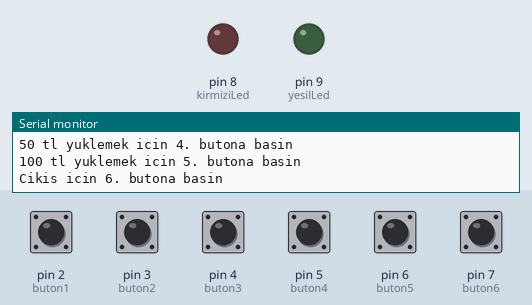
Recording of a sketch running on a simulated Arduino Uno, built with avr-gcc and run on an emulated ATmega328P. On the bench: output pins drawn as LEDs (lit = HIGH), the last lines printed to the serial monitor. The test bench sets the inputs (shaded band); at power-on: pin 2 (buton1), pin 3 (buton2), pin 4 (buton3), pin 5 (buton4), pin 6 (buton5), pin 7 (buton6) LOW.

Above: at 1.2 s.
1.3 s: pin 7 (buton6) pulled HIGH for 1 s
At 2.3 s:
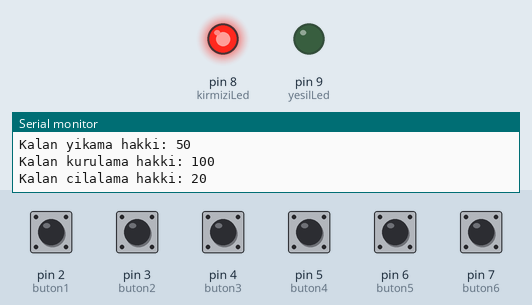
5.1 s: pin 2 (buton1) pulled HIGH for 0.15 s
6.7 s: pin 7 (buton6) pulled HIGH for 1 s
At 9.8 s:
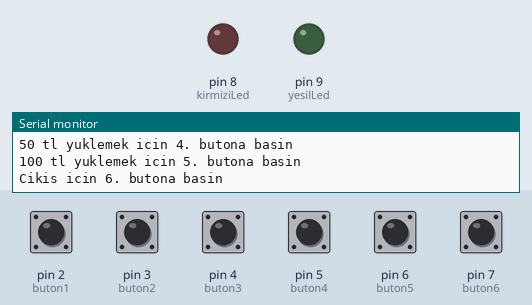
10.5 s: pin 2 (buton1) driven HIGH and pin 7 (buton6) driven HIGH
At 11.8 s:
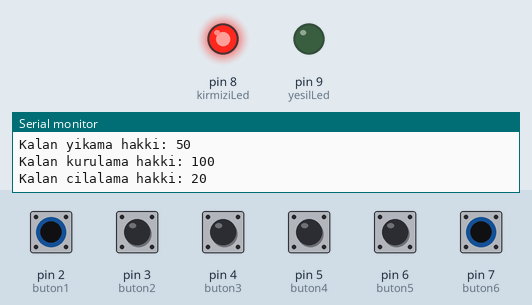
13.5 s: pin 2 (buton1) driven LOW
At 15.4 s:
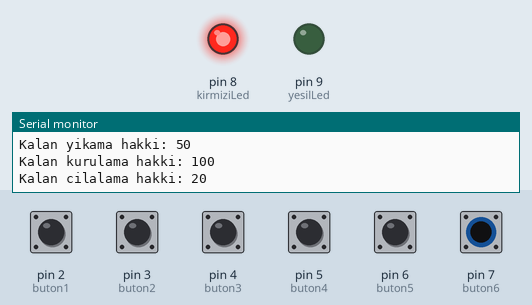
16.5 s: pin 3 (buton2) pulled HIGH for 1 s
Timing chart, 0 to 21.5 s (numbered marks = the images above; inputs shaded):
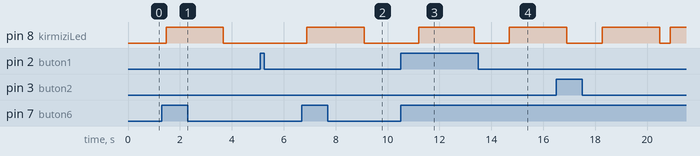

The sketch:

PRO_LAB_2_2.ino
```cpp
int buton1 = 2;
int buton2 = 3;
int buton3 = 4;
int buton4 = 5;
int buton5 = 6;
int buton6 = 7;
int kirmiziLed = 8;
int yesilLed = 9;
int sayi,toplam=0,cikis=1,p,girilenPara=0,harcananPara=0;
int loopIsaret = 0;
int randomSayi;
int i1,i2,i3,i4;

struct Banknot{
    int banknotTip;
    int banknotSayi;
} kasa[5] = { {5,0},{10,0},{20,0},{50,0},{100,0}};

struct Hizmet{
    int hizmetID;
    char hizmetAdi[15];
    int hizmetHak;
    int hizmetFiyat;
} islem[4] = {{1,"kopukleme",30,15},{2,"yikama",50,10},
    {3,"kurulama",100,5},{4,"cilalama",20,50}};

struct Banknot banknot[5] ={{5,0},{10,0},{20,0},{50,0},{100,0}};
struct Banknot ust[5]={{5,0},{10,0},{20,0},{50,0},{100,0}};
struct Hizmet hizmet[4]={{1,"kopukleme",0,15},{2,"yikama",0,10},{3,"kurulama",0,5},{4,"cilalama",0,50}};

void setup()
{
  Serial.begin(9600);
  pinMode(buton1, INPUT);
  pinMode(buton2, INPUT);
  pinMode(buton3, INPUT);
  pinMode(buton4, INPUT);
  pinMode(buton5, INPUT);
  pinMode(buton6, INPUT);
  pinMode(kirmiziLed, OUTPUT);
  pinMode(yesilLed, OUTPUT);
}

void loop()
{
  girilenPara=0; harcananPara=0; toplam = 0;
  if(loopIsaret % 2 == 0){
    Serial.println("5 tl yuklemek icin 1. butona basin");
    Serial.println("10 tl yuklemek icin 2. butona basin");
    Serial.println("20 tl yuklemek icin 3. butona basin");
    Serial.println("50 tl yuklemek icin 4. butona basin");
    Serial.println("100 tl yuklemek icin 5. butona basin");
    Serial.println("Cikis icin 6. butona basin\n");
    loopIsaret++;
  }
  cikis=1;
  if(girilenPara == 0){
  while(cikis){
      if(digitalRead(buton1) == HIGH){
        banknot[0].banknotSayi += 1;
        kasa[0].banknotSayi += 1;
        Serial.println("5 tl yuklediniz");
        delay(1000);
    }
      if(digitalRead(buton2) == HIGH){
       banknot[1].banknotSayi += 1;
       kasa[1].banknotSayi += 1;
       Serial.println("10 tl yuklediniz");
       delay(1000);
      }
     if(digitalRead(buton3) == HIGH){
        banknot[2].banknotSayi += 1;
        kasa[2].banknotSayi += 1;
        Serial.println("20 tl yuklediniz");
        delay(1000);
      }
      if(digitalRead(buton4) == HIGH){
        banknot[3].banknotSayi += 1;
        kasa[3].banknotSayi += 1;
        Serial.println("50 tl yuklediniz");
        delay(1000);
      }
      if(digitalRead(buton5) == HIGH){
        banknot[4].banknotSayi += 1;
        kasa[4].banknotSayi += 1;
        Serial.println("100 tl yuklediniz");
        delay(1000);
      }
       if(digitalRead(buton6) == HIGH){
         cikis = 0;
     }
  }
  }
  if(loopIsaret % 2 == 1){
  cikis = 1;
    for(int k =0; k<5; k++){
        girilenPara += banknot[k].banknotSayi * banknot[k].banknotTip;
    }
    for(int j =0; j<5; j++){
        toplam += kasa[j].banknotSayi * kasa[j].banknotTip;
    }
    Serial.print("Girdiginiz para: ");   Serial.println(girilenPara);
    Serial.print("Kasadaki para: ");  Serial.println(toplam);
    hizmetIslemleri();
 	// randomSayi = millis() %4 +1;
    randomSayi =2;
  if(randomSayi == 2){
        digitalWrite(kirmiziLed,HIGH);
    	digitalWrite(yesilLed,LOW);
        Serial.println("\nPara sikisti");
        for(int a=0; a<5; a++){
            kasa[a].banknotSayi -= banknot[a].banknotSayi;
            toplam -= banknot[a].banknotSayi * banknot[a].banknotTip;
        }
        for(int g=0; g<4; g++){
            islem[g].hizmetHak += hizmet[g].hizmetHak;
        }
    Serial.println("Islemler iptal edildi.");
              for(int u=0; u<5; u++){
                if(banknot[u].banknotSayi != 0){
				  Serial.print(banknot[u].banknotSayi); Serial.print(" adet ");
                  Serial.print(banknot[u].banknotTip); Serial.println("TL iade edildi.");
             	}
          }
    Serial.print("Iade sonrasi kasadaki para: "); Serial.println(toplam);
    Serial.print("\nKalan kopukleme hakki: "); Serial.println(islem[0].hizmetHak);
    Serial.print("Kalan yikama hakki: ");    Serial.println(islem[1].hizmetHak);
    Serial.print("Kalan kurulama hakki: ");  Serial.println(islem[2].hizmetHak);
    Serial.print("Kalan cilalama hakki: ");  Serial.println(islem[3].hizmetHak);
    Serial.println("\n\n");
  }
  else{
    HERE:
    Serial.println("\nDevam etmek istiyorsaniz 5.butona basin.");
    Serial.println("Yanlis secim yaptiysaniz 6.butona basin.\n");
    delay(2000);
    while(1){
    if(digitalRead(buton6) == HIGH){
      for(int b=0; b<4; b++){
            islem[b].hizmetHak += hizmet[b].hizmetHak;
            hizmet[b].hizmetHak = 0;
      }
    Serial.print("Resetleme sonrasi kasadaki para: ");  Serial.println(toplam);
    cikis = 1;  harcananPara=0;
    for(int k =0; k<5; k++)
    	girilenPara += banknot[k].banknotSayi * banknot[k].banknotTip;
     hizmetIslemleri();
      goto HERE;
    break;
    }
    else if(digitalRead(buton5) == HIGH){
     break;
    }
 }
        digitalWrite(kirmiziLed,LOW);
    	digitalWrite(yesilLed,HIGH);
        girilenPara = 0;
        for(int k =0; k<5; k++)
            girilenPara += banknot[k].banknotSayi * banknot[k].banknotTip;
        int paraUstu = girilenPara - harcananPara;
        Serial.print("Para Ustu: ");  Serial.println(paraUstu);

    	if(paraUstu > toplam){
            printf("Kasada yeterli para yoktur.");
        }
        else{
            while(paraUstu){
               p=0;
              i1=0,i2=0,i3=0,i4=0;
                while(paraUstu >= kasa[p].banknotTip){
                    p++;
                }
              if(p==6) p=5;
                if(kasa[p-1].banknotSayi != 0){
                  if(p-1 >= 0){
                    ust[p-1].banknotSayi += 1;
                    paraUstu -= ust[p-1].banknotTip;
                  i1++;
                  }
                }
                else if(kasa[p-2].banknotSayi != 0){
                  if(p-2 >= 0){
                    ust[p-2].banknotSayi += 1;
                    paraUstu -= ust[p-2].banknotTip;
                  i2++;
                  }
                }
                else if(kasa[p-3].banknotSayi != 0){
                  if(p-3 >= 0){
                    ust[p-3].banknotSayi += 1;
                    paraUstu -= ust[p-3].banknotTip;
                  i3++;
                  }
                }
                else if(kasa[p-4].banknotSayi != 0){
                  if(p-4 >= 0){
                    ust[p-4].banknotSayi += 1;
                    paraUstu -= ust[p-4].banknotTip;
                  	i4++;
                  }
                }
              if((i1+i2+i3+i4) == 0)
                paraUstu = 0;
            }

          int ustToplam = 0;
          paraUstu = girilenPara - harcananPara;

          for(int j=0; j<5; j++){
			ustToplam += ust[j].banknotSayi*ust[j].banknotTip;
          }
          if(ustToplam == paraUstu){
            for(int z=0; z<5; z++){
                if(ust[z].banknotSayi != 0){
                  Serial.print(ust[z].banknotTip); Serial.print("TL'den ");
                  Serial.print(ust[z].banknotSayi); Serial.println(" adet verildi.");
             	}
          }
            for(int p=0; p<5; p++){
            	kasa[p].banknotSayi -= ust[p].banknotSayi;
            	toplam -= ust[p].banknotSayi * ust[p].banknotTip;
            }
          }else{
          	Serial.println("Para ustu yeterli banknot bulunmadigindan verilememektedir.");
          	Serial.println("Islemler iptal edildi.");
			for(int u=0; u<5; u++){
                if(banknot[u].banknotSayi != 0){
				  Serial.print(banknot[u].banknotSayi); Serial.print(" adet ");
                  Serial.print(banknot[u].banknotTip); Serial.println("TL iade edildi.");
             	}
          }            for(int b=0; b<4; b++){
            islem[b].hizmetHak += hizmet[b].hizmetHak;
      		}
            for(int a=0; a<5; a++){
            kasa[a].banknotSayi -= banknot[a].banknotSayi;
            toplam -= banknot[a].banknotSayi * banknot[a].banknotTip;
            }
          }
          Serial.print("\nKasada kalan para: ");   Serial.println(toplam);
          Serial.print("Kalan kopukleme hakki: "); Serial.println(islem[0].hizmetHak);
          Serial.print("Kalan yikama hakki: ");    Serial.println(islem[1].hizmetHak);
          Serial.print("Kalan kurulama hakki: ");  Serial.println(islem[2].hizmetHak);
          Serial.print("Kalan cilalama hakki: ");  Serial.println(islem[3].hizmetHak);
          Serial.println("\n\n");

        }
    }
  }
  		delay(2000);
      loopIsaret++;
      digitalWrite(kirmiziLed,LOW);
      digitalWrite(yesilLed,LOW);
  for(int y =0; y<5; y++){
        banknot[y].banknotSayi = 0;
    	ust[y].banknotSayi=0;
  }
  for(int r=0; r<4; r++){
        hizmet[r].hizmetHak = 0;
  }
}

void hizmetIslemleri(){
	Serial.println("\nKopukleme icin 1. butona basin (15 TL)");
    Serial.println("Yikama icin 2. butona basin (10 TL)");
    Serial.println("Kurulama icin 3. butona basin (5 TL)");
    Serial.println("Cilalama icin 4. butona basin (50 TL)");
    Serial.println("Cikis icin 6. butona basin\n");

  while(cikis){
      if(digitalRead(buton1) == HIGH){
            if(girilenPara >= islem[0].hizmetFiyat && islem[0].hizmetHak > 0){
                islem[0].hizmetHak -= 1;
                hizmet[0].hizmetHak += 1;
                girilenPara -= islem[0].hizmetFiyat;
                Serial.println("Kopukleme sectiniz");
                delay(1000);
            }
           else if(girilenPara < islem[0].hizmetFiyat){
                Serial.println("Paraniz kopukleme icin yeterli degildir.");
           		delay(500);
           }else{
              	Serial.println("Kopukleme hizmet hakki bulunmamaktadir.");
           		delay(500);
           }
      }
      if(digitalRead(buton2) == HIGH){
            if(girilenPara >= islem[1].hizmetFiyat && islem[1].hizmetHak > 0){
                islem[1].hizmetHak -=1;
                hizmet[1].hizmetHak += 1;
                girilenPara -= islem[1].hizmetFiyat;
                Serial.println("Yikama sectiniz");
                delay(1000);
            }
             else if(girilenPara < islem[1].hizmetFiyat){
                Serial.println("Paraniz yikama icin yeterli degildir.");
            	delay(500);
             }else{
              	Serial.println("Yikama hizmet hakki bulunmamaktadir.");
            	delay(500);
             }
      }
      if(digitalRead(buton3) == HIGH){
            if(girilenPara >= islem[2].hizmetFiyat && islem[2].hizmetHak > 0){
                islem[2].hizmetHak -=1;
                hizmet[2].hizmetHak += 1;
                girilenPara -= islem[2].hizmetFiyat;
                Serial.println("Kurulama sectiniz");
                delay(1000);
            }
            else if(girilenPara < islem[2].hizmetFiyat){
                Serial.println("Paraniz kurulama icin yeterli degildir.");
                delay(500);
            }else{
              	Serial.println("Kurulama hizmet hakki bulunmamaktadir.");
            	delay(500);
            }
      }
      if(digitalRead(buton4) == HIGH){
            if(girilenPara >= islem[3].hizmetFiyat && islem[3].hizmetHak > 0){
                islem[3].hizmetHak -=1;
                hizmet[3].hizmetHak += 1;
                girilenPara -= islem[3].hizmetFiyat;
                Serial.println("Cilalama sectiniz");
                delay(1000);
            }
 			else if(girilenPara < islem[3].hizmetFiyat){
                Serial.println("Paraniz cilalama icin yeterli degildir.");
                delay(500);
            }else{
              	Serial.println("Cilalama hizmet hakki bulunmamaktadir.");
                delay(500);
            }
      }
      if(digitalRead(buton6) == HIGH){
            cikis = 0;
      }
    }
      for(int l=0; l<4; l++){
        harcananPara += hizmet[l].hizmetHak * hizmet[l].hizmetFiyat;
    }
  Serial.print("Harcanan para: "); Serial.println(harcananPara);
}
```

Measured:
- after the input at 1.3 s, pin 8 (kirmiziLed): LOW → HIGH after 0.18 s, → LOW 2.2 s later
- after the input at 6.7 s, pin 8 (kirmiziLed): LOW → HIGH after 0.18 s, → LOW 2.2 s later
- after the input at 10.5 s, pin 8 (kirmiziLed): LOW → HIGH after 0.71 s, → LOW 2.1 s later
- after the input at 13.5 s, pin 8 (kirmiziLed): LOW → HIGH after 1.2 s instead of 1.7 s
